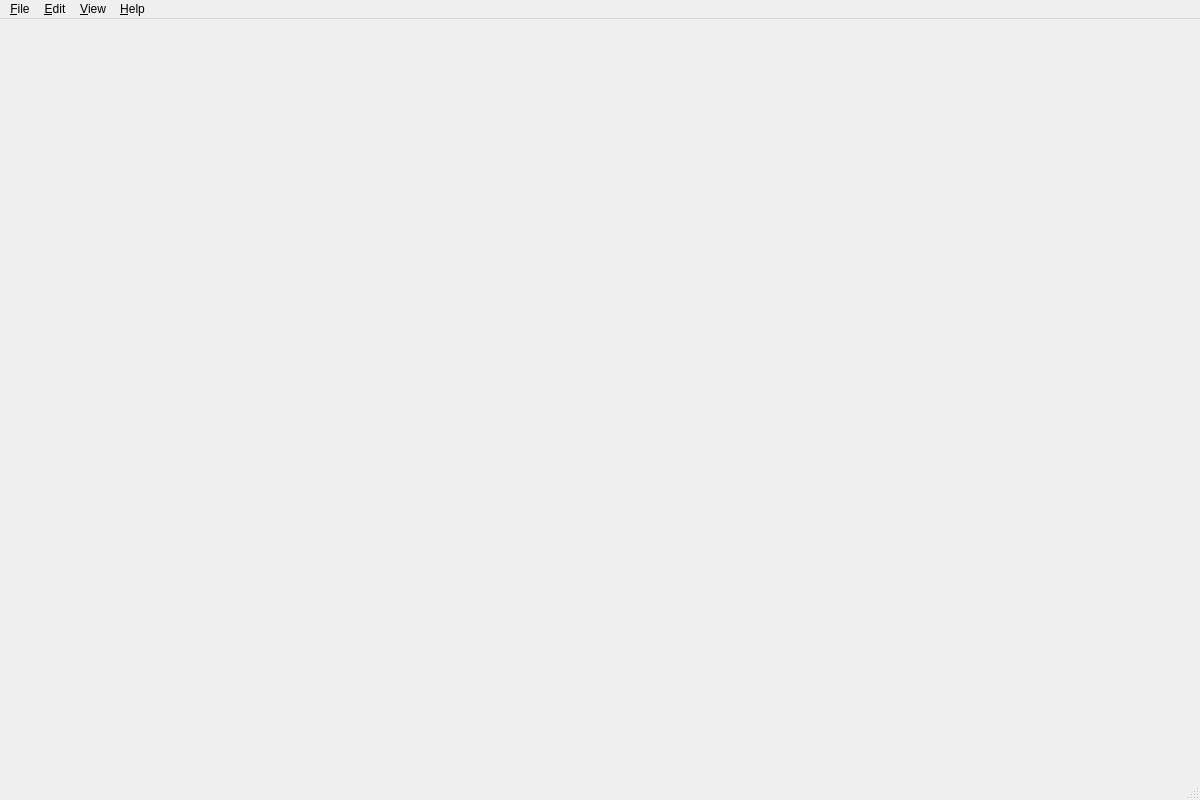
<?xml version="1.0" encoding="UTF-8"?>
<ui version="4.0">
 <class>MainWindow</class>
 <widget class="QMainWindow" name="MainWindow">
  <property name="geometry">
   <rect>
    <x>0</x>
    <y>0</y>
    <width>1200</width>
    <height>800</height>
   </rect>
  </property>
  <property name="windowTitle">
   <string>DLE - Descent Level Editor</string>
  </property>
   <widget class="QWidget" name="centralwidget">
    <layout class="QHBoxLayout" name="horizontalLayout">
     <item>
      <widget class="dle::LevelViewport" name="viewport">
       <property name="minimumSize">
        <size>
         <width>640</width>
         <height>480</height>
        </size>
       </property>
      </widget>
     </item>
    </layout>
   </widget>
  <widget class="QMenuBar" name="menubar">
   <property name="geometry">
    <rect>
     <x>0</x>
     <y>0</y>
     <width>1200</width>
     <height>22</height>
    </rect>
   </property>
   <widget class="QMenu" name="menuFile">
    <property name="title">
     <string>&amp;File</string>
    </property>
    <addaction name="actionNew"/>
    <addaction name="actionOpen"/>
    <addaction name="actionSave"/>
    <addaction name="actionSaveAs"/>
    <addaction name="separator"/>
    <addaction name="actionExit"/>
   </widget>
   <widget class="QMenu" name="menuEdit">
    <property name="title">
     <string>&amp;Edit</string>
    </property>
    <addaction name="actionUndo"/>
    <addaction name="actionRedo"/>
    <addaction name="separator"/>
    <addaction name="actionCut"/>
    <addaction name="actionCopy"/>
    <addaction name="actionPaste"/>
    <addaction name="actionDelete"/>
   </widget>
   <widget class="QMenu" name="menuView">
    <property name="title">
     <string>&amp;View</string>
    </property>
    <addaction name="actionWireframe"/>
    <addaction name="actionTextured"/>
    <addaction name="actionLighting"/>
   </widget>
   <widget class="QMenu" name="menuHelp">
    <property name="title">
     <string>&amp;Help</string>
    </property>
    <addaction name="actionAbout"/>
   </widget>
   <addaction name="menuFile"/>
   <addaction name="menuEdit"/>
   <addaction name="menuView"/>
   <addaction name="menuHelp"/>
  </widget>
  <widget class="QStatusBar" name="statusbar"/>
  <action name="actionNew">
   <property name="text">
    <string>&amp;New</string>
   </property>
   <property name="shortcut">
    <string>Ctrl+N</string>
   </property>
  </action>
  <action name="actionOpen">
   <property name="text">
    <string>&amp;Open...</string>
   </property>
   <property name="shortcut">
    <string>Ctrl+O</string>
   </property>
  </action>
  <action name="actionSave">
   <property name="text">
    <string>&amp;Save</string>
   </property>
   <property name="shortcut">
    <string>Ctrl+S</string>
   </property>
  </action>
  <action name="actionSaveAs">
   <property name="text">
    <string>Save &amp;As...</string>
   </property>
   <property name="shortcut">
    <string>Ctrl+Shift+S</string>
   </property>
  </action>
  <action name="actionExit">
   <property name="text">
    <string>E&amp;xit</string>
   </property>
   <property name="shortcut">
    <string>Ctrl+Q</string>
   </property>
  </action>
  <action name="actionUndo">
   <property name="text">
    <string>&amp;Undo</string>
   </property>
   <property name="shortcut">
    <string>Ctrl+Z</string>
   </property>
  </action>
  <action name="actionRedo">
   <property name="text">
    <string>&amp;Redo</string>
   </property>
   <property name="shortcut">
    <string>Ctrl+Shift+Z</string>
   </property>
  </action>
  <action name="actionCut">
   <property name="text">
    <string>Cu&amp;t</string>
   </property>
   <property name="shortcut">
    <string>Ctrl+X</string>
   </property>
  </action>
  <action name="actionCopy">
   <property name="text">
    <string>&amp;Copy</string>
   </property>
   <property name="shortcut">
    <string>Ctrl+C</string>
   </property>
  </action>
  <action name="actionPaste">
   <property name="text">
    <string>&amp;Paste</string>
   </property>
   <property name="shortcut">
    <string>Ctrl+V</string>
   </property>
  </action>
  <action name="actionDelete">
   <property name="text">
    <string>&amp;Delete</string>
   </property>
   <property name="shortcut">
    <string>Del</string>
   </property>
  </action>
  <action name="actionWireframe">
   <property name="checkable">
    <bool>true</bool>
   </property>
   <property name="text">
    <string>&amp;Wireframe</string>
   </property>
   <property name="shortcut">
    <string>F1</string>
   </property>
  </action>
  <action name="actionTextured">
   <property name="checkable">
    <bool>true</bool>
   </property>
   <property name="checked">
    <bool>true</bool>
   </property>
   <property name="text">
    <string>&amp;Textured</string>
   </property>
   <property name="shortcut">
    <string>F2</string>
   </property>
  </action>
  <action name="actionLighting">
   <property name="checkable">
    <bool>true</bool>
   </property>
   <property name="text">
    <string>&amp;Lighting</string>
   </property>
   <property name="shortcut">
    <string>F3</string>
   </property>
  </action>
  <action name="actionAbout">
   <property name="text">
    <string>&amp;About DLE</string>
   </property>
  </action>
 </widget>
 <customwidgets>
  <customwidget>
   <class>dle::LevelViewport</class>
   <extends>QWidget</extends>
   <header>render/LevelViewport.h</header>
  </customwidget>
 </customwidgets>
 <resources/>
 <connections/>
</ui>
